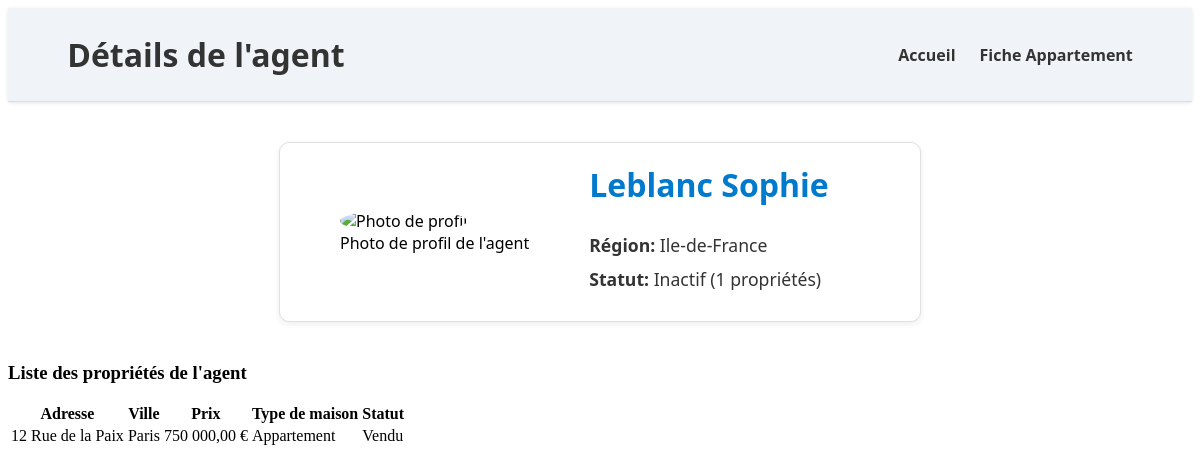
/agent.php?id=1, run on the app's committed database.
### tables this page shows
CREATE TABLE agents (
    id_agent INT AUTO_INCREMENT PRIMARY KEY,
    nom VARCHAR(50),
    prenom VARCHAR(50),
    region VARCHAR(50)
);

CREATE TABLE proprietes (
    id_propriete INT AUTO_INCREMENT PRIMARY KEY,
    adresse VARCHAR(100),
    ville VARCHAR(50),
    prix DECIMAL(10, 2),
    type_maison VARCHAR(50)
);

### agent.php (the view, shortened to what this page needs)
<?php
$bd = 'immobilier';
$bdd = dbconnect($bd);
$agent_id = isset($_GET['id']) ? intval($_GET['id']) : 0;
if ($agent_id > 0) {
    $sql = "SELECT * FROM agents WHERE id_agent = $agent_id";
    $result = mysqli_query($bdd, $sql);
    $agent = $result ? mysqli_fetch_assoc($result) : null;
    if ($agent) {
        $count_sql = "SELECT COUNT(l.id_propriete) AS nb_proprietes
                      FROM listings l
                      WHERE l.id_agent = $agent_id";
        $count_result = mysqli_query($bdd, $count_sql);
        $count_row = $count_result ? mysqli_fetch_assoc($count_result) : ['nb_proprietes' => 0];
        $nb_proprietes = intval($count_row['nb_proprietes']);
        $statut = ($nb_proprietes > 3) ? 'Actif' : 'Inactif';
        $prop_sql = "SELECT p.*,
                            CASE
                                WHEN t.id_propriete IS NOT NULL THEN 'Vendu'
                                ELSE 'A acheter'
                            END AS statut_vente
                     FROM proprietes p
                     JOIN listings l ON p.id_propriete = l.id_propriete
                     LEFT JOIN transactions t ON p.id_propriete = t.id_propriete
                     WHERE l.id_agent = $agent_id";
        $prop_result = mysqli_query($bdd, $prop_sql);
        $properties = [];
        if ($prop_result) {
            while ($row = mysqli_fetch_assoc($prop_result)) {
                $properties[] = $row;
            }
        }
    }
} else {
    $agent = null;
}
?>
<!DOCTYPE html>
<html lang="fr">
<head>
    <link rel="stylesheet" href="style.css" />
</head>
<body>
    <header class="site-header">
        <div class="container">
            <h1>Détails de l'agent</h1>
            <nav>
                <ul class="nav-links">
                    <li><a href="index.php">Accueil</a></li>
                    <li><a href="page2.php">Fiche Appartement</a></li>
                </ul>
            </nav>
        </div>
    </header>
    <main>
        <?php if ($agent): ?>
            <section class="agent-detail-card" style="display: flex; gap: 20px; align-items: center;">
                <figure>
                    <img src="image/profil.png" alt="Photo de profil" style="width: 120px; height: 120px; object-fit: cover; border-radius: 50%;" />
                    <figcaption>Photo de profil de l'agent</figcaption>
                </figure>
                <div>
                    <h2><?php echo htmlspecialchars($agent['nom'] . ' ' . $agent['prenom']); ?></h2>
                    <p><strong>Région:</strong> <?php echo htmlspecialchars($agent['region']); ?></p>
                    <p><strong>Statut:</strong> <?php echo $statut; ?> (<?php echo $nb_proprietes; ?> propriétés)</p>
                </div>
            </section>
            <?php if (!empty($properties)): ?>
                <section class="properties-list">
                    <h3>Liste des propriétés de l'agent</h3>
                    <table>
                        <thead>
                            <tr>
                                <th>Adresse</th>
                                <th>Ville</th>
                                <th>Prix</th>
                                <th>Type de maison</th>
                                <th>Statut</th>
                            </tr>
                        </thead>
                        <tbody>
                            <?php foreach ($properties as $property): ?>
                                <tr>
                                    <td><?php echo htmlspecialchars($property['adresse']); ?></td>
                                    <td><?php echo htmlspecialchars($property['ville']); ?></td>
                                    <td><?php echo number_format($property['prix'], 2, ',', ' '); ?> €</td>
                                    <td><?php echo htmlspecialchars($property['type_maison']); ?></td>
                                    <td><?php echo htmlspecialchars($property['statut_vente']); ?></td>
                                </tr>
                            <?php endforeach; ?>
                        </tbody>
                    </table>
                </section>
            <?php else: ?>
                <p style="text-align: center; margin-top: 20px;">Cet agent n'a pas de propriétés listées.</p>
            <?php endif; ?>
        <?php else: ?>
            <p style="text-align: center; margin-top: 40px;">Agent non trouvé.</p>
        <?php endif; ?>
    </main>
</body>
</html>

### style.css (style rules this page uses)
.site-header { background-color: #f0f4f8; color: #333; padding: 25px 0; box-shadow: 0 1px 4px rgba(0,0,0,0.1); border-bottom: 1px solid #ddd; }
.site-header .container { width: 90%; max-width: 1200px; margin: 0 auto; display: flex; align-items: center; justify-content: space-between; }
.site-header h1 { margin: 0; font-size: 2em; font-weight: 700; font-family: 'Segoe UI', Tahoma, Geneva, Verdana, sans-serif; }
.site-header ul li { margin: 0; font-size: 1em; font-weight: 700; font-family: 'Segoe UI', Tahoma, Geneva, Verdana, sans-serif; }
.nav-links { list-style: none; margin: 0; padding: 0; display: flex; gap: 24px; }
.nav-links li a { color: #333; text-decoration: none; font-weight: 600; transition: color 0.3s ease; }

### agent.php (style rules this page uses)
.agent-detail-card { max-width: 600px; margin: 40px auto; padding: 20px; border: 1px solid #e0e0e0; border-radius: 10px; background-color: #ffffff; box-shadow: 0 2px 6px rgba(0, 0, 0, 0.08); font-family: 'Segoe UI', Tahoma, Geneva, Verdana, sans-serif; }
.agent-detail-card h2 { margin-top: 0; font-size: 2em; color: #007acc; }
.agent-detail-card p { font-size: 1.1em; margin: 10px 0; color: #333; }

### data on the page
agents: nom+prenom "Leblanc Sophie", region "Ile-de-France"
proprietes: adresse "12 Rue de la Paix", ville "Paris", prix "750 000,00", type_maison "Appartement", statut_vente "Vendu"

### other printed values
$statut "Inactif"
$nb_proprietes "1"
